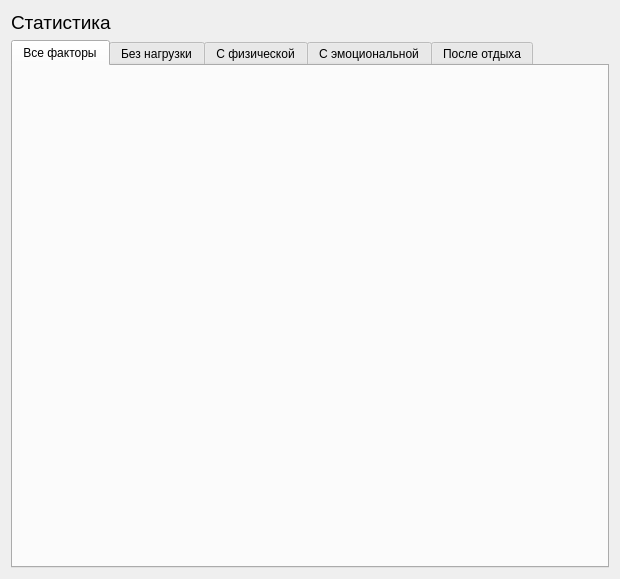
<?xml version="1.0" encoding="UTF-8"?>
<ui version="4.0">
 <class>FramePatient</class>
 <widget class="QFrame" name="FramePatient">
  <property name="geometry">
   <rect>
    <x>0</x>
    <y>0</y>
    <width>620</width>
    <height>579</height>
   </rect>
  </property>
  <property name="minimumSize">
   <size>
    <width>620</width>
    <height>380</height>
   </size>
  </property>
  <property name="windowTitle">
   <string>Frame</string>
  </property>
  <layout class="QVBoxLayout" name="verticalLayout" stretch="0,0">
   <property name="sizeConstraint">
    <enum>QLayout::SetMinimumSize</enum>
   </property>
   <item>
    <widget class="QLabel" name="title_label">
     <property name="font">
      <font>
       <pointsize>14</pointsize>
      </font>
     </property>
     <property name="text">
      <string>Статистика</string>
     </property>
     <property name="alignment">
      <set>Qt::AlignLeading|Qt::AlignLeft|Qt::AlignVCenter</set>
     </property>
    </widget>
   </item>
   <item>
    <widget class="QTabWidget" name="tabs">
     <property name="currentIndex">
      <number>0</number>
     </property>
     <widget class="QWidget" name="tab_factors">
      <attribute name="title">
       <string>Все факторы</string>
      </attribute>
      <layout class="QVBoxLayout" name="verticalLayout_2">
       <property name="sizeConstraint">
        <enum>QLayout::SetMinimumSize</enum>
       </property>
      </layout>
     </widget>
     <widget class="QWidget" name="tab_factor_0">
      <attribute name="title">
       <string>Без нагрузки</string>
      </attribute>
      <layout class="QVBoxLayout" name="verticalLayout_7">
       <property name="sizeConstraint">
        <enum>QLayout::SetMinimumSize</enum>
       </property>
      </layout>
     </widget>
     <widget class="QWidget" name="tab_factor_1">
      <attribute name="title">
       <string>С физической</string>
      </attribute>
      <layout class="QVBoxLayout" name="verticalLayout_4">
       <property name="sizeConstraint">
        <enum>QLayout::SetMinimumSize</enum>
       </property>
      </layout>
     </widget>
     <widget class="QWidget" name="tab_factor_2">
      <attribute name="title">
       <string>С эмоциональной</string>
      </attribute>
      <layout class="QVBoxLayout" name="verticalLayout_5">
       <property name="sizeConstraint">
        <enum>QLayout::SetMinimumSize</enum>
       </property>
      </layout>
     </widget>
     <widget class="QWidget" name="tab_factor_3">
      <attribute name="title">
       <string>После отдыха</string>
      </attribute>
      <layout class="QVBoxLayout" name="verticalLayout_6">
       <property name="sizeConstraint">
        <enum>QLayout::SetMinimumSize</enum>
       </property>
      </layout>
     </widget>
    </widget>
   </item>
  </layout>
 </widget>
 <resources/>
 <connections/>
</ui>
